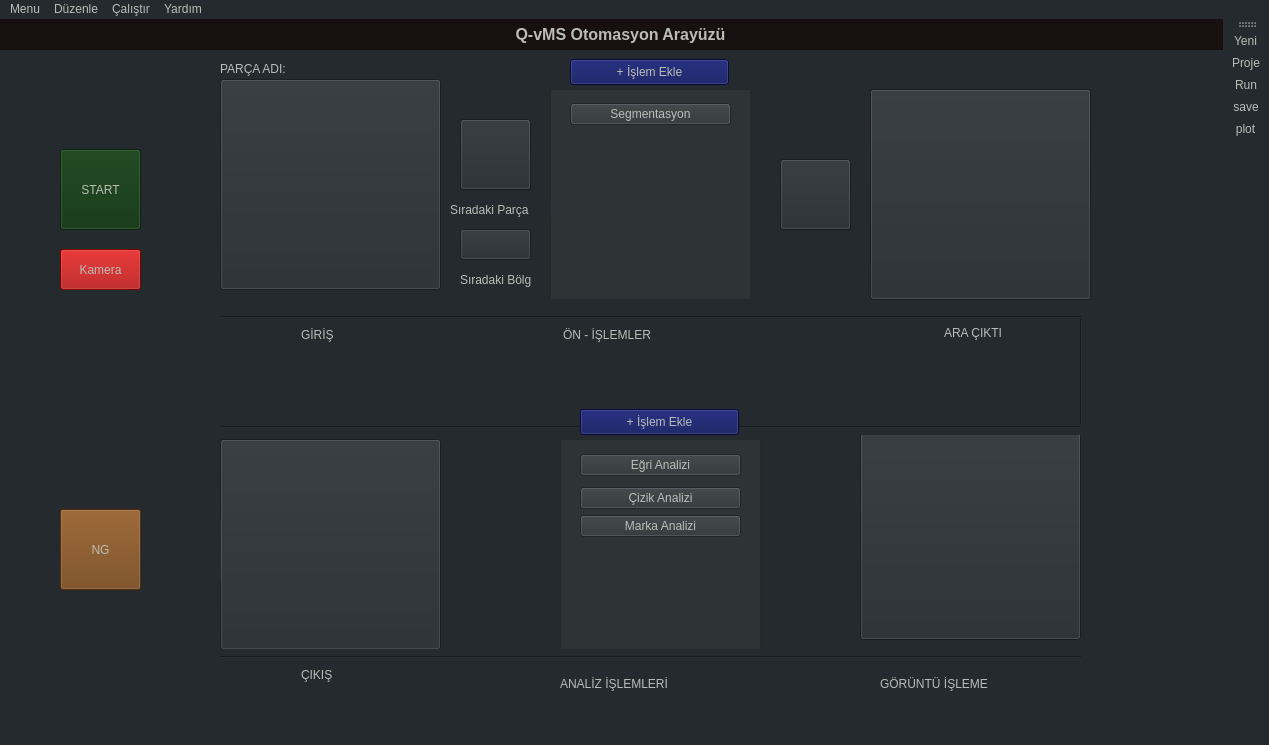
<?xml version="1.0" encoding="UTF-8"?>
<ui version="4.0">
 <class>MainWindow</class>
 <widget class="QMainWindow" name="MainWindow">
  <property name="windowModality">
   <enum>Qt::NonModal</enum>
  </property>
  <property name="geometry">
   <rect>
    <x>0</x>
    <y>0</y>
    <width>1269</width>
    <height>745</height>
   </rect>
  </property>
  <property name="windowTitle">
   <string>Q-vMS | Quatomotion</string>
  </property>
  <property name="windowIcon">
   <iconset resource="../qimplementor/gui/resources/toolbar.qrc">
    <normaloff>:/window_icon/pics/quas.png</normaloff>:/window_icon/pics/quas.png</iconset>
  </property>
  <property name="styleSheet">
   <string notr="true">background-color: rgb(36, 42, 46);
border-color: rgb(186, 189, 182);
color: rgb(186, 189, 182);
gridline-color: rgb(255, 255, 255);
alternate-background-color: rgb(92, 53, 102);
selection-color: rgb(255, 255, 255);
selection-background-color: rgb(255, 255, 255);
font: 25 10pt &quot;URW Bookman&quot;;</string>
  </property>
  <property name="iconSize">
   <size>
    <width>30</width>
    <height>30</height>
   </size>
  </property>
  <property name="documentMode">
   <bool>false</bool>
  </property>
  <property name="tabShape">
   <enum>QTabWidget::Rounded</enum>
  </property>
  <widget class="QWidget" name="centralwidget">
   <widget class="QPushButton" name="input_image_btn">
    <property name="geometry">
     <rect>
      <x>220</x>
      <y>60</y>
      <width>221</width>
      <height>211</height>
     </rect>
    </property>
    <property name="text">
     <string/>
    </property>
    <property name="iconSize">
     <size>
      <width>360</width>
      <height>360</height>
     </size>
    </property>
   </widget>
   <widget class="QPushButton" name="start_stop_btn">
    <property name="geometry">
     <rect>
      <x>60</x>
      <y>130</y>
      <width>81</width>
      <height>81</height>
     </rect>
    </property>
    <property name="styleSheet">
     <string notr="true">background-color: rgb(13, 51, 15);
font: 25 14pt &quot;URW Bookman&quot;;</string>
    </property>
    <property name="text">
     <string>START</string>
    </property>
   </widget>
   <widget class="QPushButton" name="add_pre_pro_btn">
    <property name="geometry">
     <rect>
      <x>570</x>
      <y>40</y>
      <width>159</width>
      <height>26</height>
     </rect>
    </property>
    <property name="styleSheet">
     <string notr="true">background-color: rgb(7, 15, 87);</string>
    </property>
    <property name="text">
     <string>+ İşlem Ekle</string>
    </property>
   </widget>
   <widget class="QPushButton" name="image_proc_btn">
    <property name="geometry">
     <rect>
      <x>860</x>
      <y>410</y>
      <width>221</width>
      <height>211</height>
     </rect>
    </property>
    <property name="text">
     <string/>
    </property>
    <property name="iconSize">
     <size>
      <width>400</width>
      <height>400</height>
     </size>
    </property>
   </widget>
   <widget class="QLabel" name="label_6">
    <property name="geometry">
     <rect>
      <x>950</x>
      <y>340</y>
      <width>51</width>
      <height>51</height>
     </rect>
    </property>
    <property name="text">
     <string/>
    </property>
    <property name="pixmap">
     <pixmap resource="../qimplementor/gui/resources/toolbar.qrc">:/automotion_icons/pics/Arrow_down.png</pixmap>
    </property>
    <property name="scaledContents">
     <bool>true</bool>
    </property>
   </widget>
   <widget class="QPushButton" name="add_analyse_pro_btn">
    <property name="geometry">
     <rect>
      <x>580</x>
      <y>390</y>
      <width>159</width>
      <height>26</height>
     </rect>
    </property>
    <property name="styleSheet">
     <string notr="true">background-color: rgb(7, 15, 87);</string>
    </property>
    <property name="text">
     <string>+ İşlem Ekle</string>
    </property>
   </widget>
   <widget class="QPushButton" name="output_graph_btn">
    <property name="geometry">
     <rect>
      <x>220</x>
      <y>420</y>
      <width>221</width>
      <height>211</height>
     </rect>
    </property>
    <property name="text">
     <string/>
    </property>
    <property name="icon">
     <iconset resource="../qimplementor/gui/resources/toolbar.qrc">
      <normaloff>:/Toolbar/pics/plot.png</normaloff>:/Toolbar/pics/plot.png</iconset>
    </property>
    <property name="iconSize">
     <size>
      <width>360</width>
      <height>360</height>
     </size>
    </property>
   </widget>
   <widget class="QFrame" name="frame">
    <property name="geometry">
     <rect>
      <x>550</x>
      <y>70</y>
      <width>201</width>
      <height>211</height>
     </rect>
    </property>
    <property name="styleSheet">
     <string notr="true">background-color: rgb(46, 52, 54);</string>
    </property>
    <property name="frameShape">
     <enum>QFrame::StyledPanel</enum>
    </property>
    <property name="frameShadow">
     <enum>QFrame::Raised</enum>
    </property>
    <widget class="QWidget" name="layoutWidget">
     <property name="geometry">
      <rect>
       <x>20</x>
       <y>10</y>
       <width>161</width>
       <height>31</height>
      </rect>
     </property>
     <layout class="QVBoxLayout" name="prepro_layout">
      <item>
       <widget class="QPushButton" name="pushButton">
        <property name="text">
         <string>Segmentasyon</string>
        </property>
       </widget>
      </item>
     </layout>
    </widget>
   </widget>
   <widget class="QFrame" name="frame_2">
    <property name="geometry">
     <rect>
      <x>560</x>
      <y>420</y>
      <width>201</width>
      <height>211</height>
     </rect>
    </property>
    <property name="styleSheet">
     <string notr="true">background-color: rgb(46, 52, 54);</string>
    </property>
    <property name="frameShape">
     <enum>QFrame::StyledPanel</enum>
    </property>
    <property name="frameShadow">
     <enum>QFrame::Raised</enum>
    </property>
    <widget class="QWidget" name="layoutWidget_3">
     <property name="geometry">
      <rect>
       <x>20</x>
       <y>10</y>
       <width>161</width>
       <height>94</height>
      </rect>
     </property>
     <layout class="QVBoxLayout" name="analyse_layout">
      <item>
       <widget class="QPushButton" name="pushButton_2">
        <property name="text">
         <string>Eğri Analizi</string>
        </property>
       </widget>
      </item>
      <item>
       <layout class="QVBoxLayout" name="analyse_layout_2">
        <item>
         <widget class="QPushButton" name="scratch_detection_btn">
          <property name="text">
           <string>Çizik Analizi</string>
          </property>
         </widget>
        </item>
        <item>
         <widget class="QPushButton" name="mark_detection_btn">
          <property name="text">
           <string>Marka Analizi</string>
          </property>
         </widget>
        </item>
       </layout>
      </item>
     </layout>
    </widget>
   </widget>
   <widget class="QLabel" name="label_11">
    <property name="geometry">
     <rect>
      <x>460</x>
      <y>510</y>
      <width>61</width>
      <height>61</height>
     </rect>
    </property>
    <property name="text">
     <string/>
    </property>
    <property name="pixmap">
     <pixmap resource="../qimplementor/gui/resources/toolbar.qrc">:/automotion_icons/pics/Arrow_LEFT.png</pixmap>
    </property>
    <property name="scaledContents">
     <bool>true</bool>
    </property>
   </widget>
   <widget class="QPushButton" name="okng_btn">
    <property name="geometry">
     <rect>
      <x>60</x>
      <y>490</y>
      <width>81</width>
      <height>81</height>
     </rect>
    </property>
    <property name="styleSheet">
     <string notr="true">background-color: rgb(112, 63, 17);
font: 25 14pt &quot;URW Bookman&quot;;</string>
    </property>
    <property name="text">
     <string>NG</string>
    </property>
   </widget>
   <widget class="QLabel" name="label_12">
    <property name="geometry">
     <rect>
      <x>160</x>
      <y>500</y>
      <width>61</width>
      <height>61</height>
     </rect>
    </property>
    <property name="text">
     <string/>
    </property>
    <property name="pixmap">
     <pixmap resource="../qimplementor/gui/resources/toolbar.qrc">:/automotion_icons/pics/Arrow_LEFT.png</pixmap>
    </property>
    <property name="scaledContents">
     <bool>true</bool>
    </property>
   </widget>
   <widget class="QLabel" name="part_name_lbl">
    <property name="geometry">
     <rect>
      <x>220</x>
      <y>40</y>
      <width>221</width>
      <height>20</height>
     </rect>
    </property>
    <property name="text">
     <string>PARÇA ADI: </string>
    </property>
   </widget>
   <widget class="QLabel" name="label_13">
    <property name="geometry">
     <rect>
      <x>0</x>
      <y>0</y>
      <width>1241</width>
      <height>31</height>
     </rect>
    </property>
    <property name="styleSheet">
     <string notr="true">background-color: rgb(24, 16, 16);</string>
    </property>
    <property name="text">
     <string>&lt;html&gt;&lt;head/&gt;&lt;body&gt;&lt;p align=&quot;center&quot;&gt;&lt;span style=&quot; font-size:12pt; font-weight:600;&quot;&gt;Q-vMS Otomasyon Arayüzü&lt;/span&gt;&lt;/p&gt;&lt;/body&gt;&lt;/html&gt;</string>
    </property>
   </widget>
   <widget class="Line" name="line">
    <property name="geometry">
     <rect>
      <x>220</x>
      <y>290</y>
      <width>861</width>
      <height>16</height>
     </rect>
    </property>
    <property name="orientation">
     <enum>Qt::Horizontal</enum>
    </property>
   </widget>
   <widget class="Line" name="line_2">
    <property name="geometry">
     <rect>
      <x>220</x>
      <y>400</y>
      <width>861</width>
      <height>16</height>
     </rect>
    </property>
    <property name="orientation">
     <enum>Qt::Horizontal</enum>
    </property>
   </widget>
   <widget class="Line" name="line_3">
    <property name="geometry">
     <rect>
      <x>220</x>
      <y>630</y>
      <width>861</width>
      <height>16</height>
     </rect>
    </property>
    <property name="orientation">
     <enum>Qt::Horizontal</enum>
    </property>
   </widget>
   <widget class="QLabel" name="label_14">
    <property name="geometry">
     <rect>
      <x>150</x>
      <y>140</y>
      <width>61</width>
      <height>61</height>
     </rect>
    </property>
    <property name="text">
     <string/>
    </property>
    <property name="pixmap">
     <pixmap resource="../qimplementor/gui/resources/toolbar.qrc">:/automotion_icons/pics/Arrow_right.png</pixmap>
    </property>
    <property name="scaledContents">
     <bool>true</bool>
    </property>
   </widget>
   <widget class="QLabel" name="label_9">
    <property name="geometry">
     <rect>
      <x>560</x>
      <y>650</y>
      <width>202</width>
      <height>29</height>
     </rect>
    </property>
    <property name="styleSheet">
     <string notr="true">font: 25 16pt &quot;URW Bookman&quot;;</string>
    </property>
    <property name="text">
     <string>ANALİZ İŞLEMLERİ</string>
    </property>
   </widget>
   <widget class="QLabel" name="label_7">
    <property name="geometry">
     <rect>
      <x>301</x>
      <y>641</y>
      <width>59</width>
      <height>29</height>
     </rect>
    </property>
    <property name="styleSheet">
     <string notr="true">font: 25 16pt &quot;URW Bookman&quot;;</string>
    </property>
    <property name="text">
     <string>ÇIKIŞ</string>
    </property>
   </widget>
   <widget class="QLabel" name="label_4">
    <property name="geometry">
     <rect>
      <x>880</x>
      <y>650</y>
      <width>200</width>
      <height>29</height>
     </rect>
    </property>
    <property name="styleSheet">
     <string notr="true">font: 25 16pt &quot;URW Bookman&quot;;</string>
    </property>
    <property name="text">
     <string>GÖRÜNTÜ İŞLEME</string>
    </property>
   </widget>
   <widget class="QLabel" name="label_2">
    <property name="geometry">
     <rect>
      <x>301</x>
      <y>301</y>
      <width>61</width>
      <height>29</height>
     </rect>
    </property>
    <property name="styleSheet">
     <string notr="true">font: 25 16pt &quot;URW Bookman&quot;;</string>
    </property>
    <property name="text">
     <string>GİRİŞ</string>
    </property>
   </widget>
   <widget class="QLabel" name="label_3">
    <property name="geometry">
     <rect>
      <x>563</x>
      <y>301</y>
      <width>166</width>
      <height>29</height>
     </rect>
    </property>
    <property name="styleSheet">
     <string notr="true">font: 25 16pt &quot;URW Bookman&quot;;</string>
    </property>
    <property name="text">
     <string>ÖN - İŞLEMLER</string>
    </property>
   </widget>
   <widget class="QLabel" name="label_15">
    <property name="geometry">
     <rect>
      <x>890</x>
      <y>300</y>
      <width>166</width>
      <height>29</height>
     </rect>
    </property>
    <property name="styleSheet">
     <string notr="true">font: 25 16pt &quot;URW Bookman&quot;;</string>
    </property>
    <property name="text">
     <string>&lt;html&gt;&lt;head/&gt;&lt;body&gt;&lt;p align=&quot;center&quot;&gt;ARA ÇIKTI&lt;/p&gt;&lt;/body&gt;&lt;/html&gt;</string>
    </property>
   </widget>
   <widget class="QPushButton" name="pre_pro_output_btn">
    <property name="geometry">
     <rect>
      <x>870</x>
      <y>70</y>
      <width>221</width>
      <height>211</height>
     </rect>
    </property>
    <property name="text">
     <string/>
    </property>
    <property name="iconSize">
     <size>
      <width>360</width>
      <height>360</height>
     </size>
    </property>
   </widget>
   <widget class="Line" name="line_4">
    <property name="geometry">
     <rect>
      <x>1080</x>
      <y>300</y>
      <width>3</width>
      <height>105</height>
     </rect>
    </property>
    <property name="orientation">
     <enum>Qt::Vertical</enum>
    </property>
   </widget>
   <widget class="QPushButton" name="next_object_btn">
    <property name="geometry">
     <rect>
      <x>460</x>
      <y>100</y>
      <width>71</width>
      <height>71</height>
     </rect>
    </property>
    <property name="text">
     <string/>
    </property>
    <property name="icon">
     <iconset resource="../qimplementor/gui/resources/toolbar.qrc">
      <normaloff>:/automotion_icons/pics/Arrow_right.png</normaloff>:/automotion_icons/pics/Arrow_right.png</iconset>
    </property>
    <property name="iconSize">
     <size>
      <width>60</width>
      <height>60</height>
     </size>
    </property>
    <property name="flat">
     <bool>false</bool>
    </property>
   </widget>
   <widget class="QPushButton" name="apply_filters_btn">
    <property name="geometry">
     <rect>
      <x>780</x>
      <y>140</y>
      <width>71</width>
      <height>71</height>
     </rect>
    </property>
    <property name="text">
     <string/>
    </property>
    <property name="icon">
     <iconset resource="../qimplementor/gui/resources/toolbar.qrc">
      <normaloff>:/automotion_icons/pics/Arrow_right.png</normaloff>:/automotion_icons/pics/Arrow_right.png</iconset>
    </property>
    <property name="iconSize">
     <size>
      <width>60</width>
      <height>60</height>
     </size>
    </property>
    <property name="flat">
     <bool>false</bool>
    </property>
   </widget>
   <widget class="QPushButton" name="next_part_btn">
    <property name="geometry">
     <rect>
      <x>460</x>
      <y>210</y>
      <width>71</width>
      <height>31</height>
     </rect>
    </property>
    <property name="text">
     <string/>
    </property>
    <property name="icon">
     <iconset resource="../qimplementor/gui/resources/toolbar.qrc">
      <normaloff>:/automotion_icons/pics/Arrow_right.png</normaloff>:/automotion_icons/pics/Arrow_right.png</iconset>
    </property>
    <property name="iconSize">
     <size>
      <width>30</width>
      <height>60</height>
     </size>
    </property>
    <property name="flat">
     <bool>false</bool>
    </property>
   </widget>
   <widget class="QLabel" name="label">
    <property name="geometry">
     <rect>
      <x>450</x>
      <y>180</y>
      <width>101</width>
      <height>21</height>
     </rect>
    </property>
    <property name="text">
     <string>Sıradaki Parça</string>
    </property>
   </widget>
   <widget class="QLabel" name="label_5">
    <property name="geometry">
     <rect>
      <x>460</x>
      <y>250</y>
      <width>71</width>
      <height>21</height>
     </rect>
    </property>
    <property name="styleSheet">
     <string notr="true">font: 8pt &quot;Ubuntu&quot;;</string>
    </property>
    <property name="text">
     <string>Sıradaki Bölge</string>
    </property>
   </widget>
   <widget class="QLabel" name="label_16">
    <property name="geometry">
     <rect>
      <x>780</x>
      <y>510</y>
      <width>61</width>
      <height>61</height>
     </rect>
    </property>
    <property name="text">
     <string/>
    </property>
    <property name="pixmap">
     <pixmap resource="../qimplementor/gui/resources/toolbar.qrc">:/automotion_icons/pics/Arrow_LEFT.png</pixmap>
    </property>
    <property name="scaledContents">
     <bool>true</bool>
    </property>
   </widget>
   <widget class="QPushButton" name="camera_settings_btn">
    <property name="geometry">
     <rect>
      <x>60</x>
      <y>230</y>
      <width>81</width>
      <height>41</height>
     </rect>
    </property>
    <property name="styleSheet">
     <string notr="true">background-color: rgb(164, 0, 0);</string>
    </property>
    <property name="text">
     <string>Kamera</string>
    </property>
    <property name="iconSize">
     <size>
      <width>60</width>
      <height>60</height>
     </size>
    </property>
    <property name="flat">
     <bool>false</bool>
    </property>
   </widget>
   <widget class="QLabel" name="label_17">
    <property name="geometry">
     <rect>
      <x>150</x>
      <y>230</y>
      <width>61</width>
      <height>41</height>
     </rect>
    </property>
    <property name="text">
     <string/>
    </property>
    <property name="pixmap">
     <pixmap resource="../qimplementor/gui/resources/toolbar.qrc">:/automotion_icons/pics/Arrow_right.png</pixmap>
    </property>
    <property name="scaledContents">
     <bool>true</bool>
    </property>
   </widget>
   <zorder>label_9</zorder>
   <zorder>label_7</zorder>
   <zorder>label_4</zorder>
   <zorder>label_2</zorder>
   <zorder>label_3</zorder>
   <zorder>frame_2</zorder>
   <zorder>frame</zorder>
   <zorder>input_image_btn</zorder>
   <zorder>start_stop_btn</zorder>
   <zorder>add_pre_pro_btn</zorder>
   <zorder>image_proc_btn</zorder>
   <zorder>label_6</zorder>
   <zorder>output_graph_btn</zorder>
   <zorder>label_11</zorder>
   <zorder>okng_btn</zorder>
   <zorder>label_12</zorder>
   <zorder>part_name_lbl</zorder>
   <zorder>label_13</zorder>
   <zorder>line</zorder>
   <zorder>line_2</zorder>
   <zorder>add_analyse_pro_btn</zorder>
   <zorder>line_3</zorder>
   <zorder>label_14</zorder>
   <zorder>label_15</zorder>
   <zorder>pre_pro_output_btn</zorder>
   <zorder>line_4</zorder>
   <zorder>next_object_btn</zorder>
   <zorder>apply_filters_btn</zorder>
   <zorder>next_part_btn</zorder>
   <zorder>label</zorder>
   <zorder>label_5</zorder>
   <zorder>label_16</zorder>
   <zorder>camera_settings_btn</zorder>
   <zorder>label_17</zorder>
  </widget>
  <widget class="QMenuBar" name="menubar">
   <property name="geometry">
    <rect>
     <x>0</x>
     <y>0</y>
     <width>1269</width>
     <height>23</height>
    </rect>
   </property>
   <widget class="QMenu" name="menuMenu">
    <property name="geometry">
     <rect>
      <x>294</x>
      <y>172</y>
      <width>153</width>
      <height>162</height>
     </rect>
    </property>
    <property name="title">
     <string>Menu</string>
    </property>
    <widget class="QMenu" name="menuYeni">
     <property name="title">
      <string>Yeni</string>
     </property>
     <addaction name="separator"/>
     <addaction name="separator"/>
     <addaction name="actionPRoje"/>
     <addaction name="actionResim"/>
    </widget>
    <widget class="QMenu" name="menuA">
     <property name="title">
      <string>Aç</string>
     </property>
     <addaction name="actionLoadProject"/>
     <addaction name="actionResim_2"/>
    </widget>
    <widget class="QMenu" name="menuKaydet">
     <property name="title">
      <string>Kaydet</string>
     </property>
     <addaction name="menu_toolbar_save_params"/>
     <addaction name="menu_toolbar_save_meas"/>
    </widget>
    <addaction name="menuYeni"/>
    <addaction name="separator"/>
    <addaction name="menuA"/>
    <addaction name="separator"/>
    <addaction name="menuKaydet"/>
    <addaction name="actionFarkl_Kaydet"/>
    <addaction name="separator"/>
   </widget>
   <widget class="QMenu" name="menuEdit">
    <property name="title">
     <string>Düzenle</string>
    </property>
   </widget>
   <widget class="QMenu" name="menuRun">
    <property name="title">
     <string>Çalıştır</string>
    </property>
   </widget>
   <widget class="QMenu" name="menuYard_m">
    <property name="title">
     <string>Yardım</string>
    </property>
   </widget>
   <addaction name="menuMenu"/>
   <addaction name="menuEdit"/>
   <addaction name="menuRun"/>
   <addaction name="menuYard_m"/>
  </widget>
  <widget class="QStatusBar" name="statusbar"/>
  <widget class="QToolBar" name="toolBar">
   <property name="windowTitle">
    <string>toolBar</string>
   </property>
   <property name="whatsThis">
    <string/>
   </property>
   <attribute name="toolBarArea">
    <enum>RightToolBarArea</enum>
   </attribute>
   <attribute name="toolBarBreak">
    <bool>false</bool>
   </attribute>
   <addaction name="toolbar_new"/>
   <addaction name="actionLoadProject"/>
   <addaction name="actionRun"/>
   <addaction name="actionSave"/>
   <addaction name="toolbar_plot"/>
  </widget>
  <action name="actionPRoje">
   <property name="text">
    <string>Proje</string>
   </property>
  </action>
  <action name="actionResim">
   <property name="text">
    <string>Resim</string>
   </property>
  </action>
  <action name="actionLoadProject">
   <property name="icon">
    <iconset resource="../qimplementor/gui/resources/toolbar.qrc">
     <normaloff>:/Toolbar/pics/open.png</normaloff>:/Toolbar/pics/open.png</iconset>
   </property>
   <property name="text">
    <string>Proje</string>
   </property>
   <property name="whatsThis">
    <string>Proje Aç</string>
   </property>
   <property name="shortcut">
    <string>Ctrl+O</string>
   </property>
  </action>
  <action name="actionResim_2">
   <property name="text">
    <string>Resim</string>
   </property>
  </action>
  <action name="actionFarkl_Kaydet">
   <property name="text">
    <string>Farklı Kaydet</string>
   </property>
  </action>
  <action name="actionRun">
   <property name="icon">
    <iconset>
     <normaloff>../../../../../.designer/backup/gui/resources/pics/run.png</normaloff>
     <normalon>:/run/pics/run.png</normalon>../../../../../.designer/backup/gui/resources/pics/run.png</iconset>
   </property>
   <property name="text">
    <string>Run</string>
   </property>
   <property name="toolTip">
    <string>&lt;html&gt;&lt;head/&gt;&lt;body&gt;&lt;p&gt;&lt;br/&gt;&lt;/p&gt;&lt;/body&gt;&lt;/html&gt;</string>
   </property>
   <property name="whatsThis">
    <string>Çalıştır</string>
   </property>
   <property name="shortcut">
    <string>F5</string>
   </property>
  </action>
  <action name="actionSave">
   <property name="icon">
    <iconset resource="../qimplementor/gui/resources/toolbar.qrc">
     <normaloff>:/Toolbar/pics/save.png</normaloff>:/Toolbar/pics/save.png</iconset>
   </property>
   <property name="text">
    <string>save</string>
   </property>
   <property name="whatsThis">
    <string>Kaydet</string>
   </property>
   <property name="shortcut">
    <string>Ctrl+S</string>
   </property>
  </action>
  <action name="menu_toolbar_save_params">
   <property name="text">
    <string>Parametreleri Kaydet</string>
   </property>
  </action>
  <action name="menu_toolbar_save_meas">
   <property name="text">
    <string>Ölçüm Bilgilerini Kaydet</string>
   </property>
  </action>
  <action name="toolbar_new">
   <property name="icon">
    <iconset resource="../qimplementor/gui/resources/toolbar.qrc">
     <normaloff>:/Toolbar/pics/new.png</normaloff>:/Toolbar/pics/new.png</iconset>
   </property>
   <property name="text">
    <string>Yeni</string>
   </property>
  </action>
  <action name="toolbar_plot">
   <property name="icon">
    <iconset resource="../qimplementor/gui/resources/toolbar.qrc">
     <normaloff>:/Toolbar/pics/plot.png</normaloff>:/Toolbar/pics/plot.png</iconset>
   </property>
   <property name="text">
    <string>plot</string>
   </property>
  </action>
 </widget>
 <resources>
  <include location="../qimplementor/gui/resources/toolbar.qrc"/>
 </resources>
 <connections/>
</ui>
